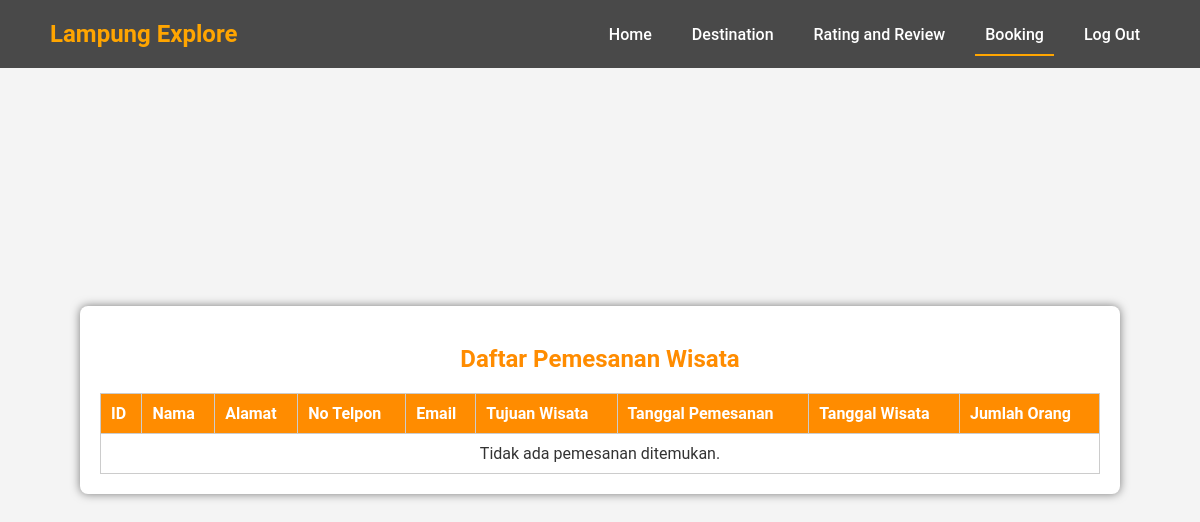
Page /LampungExplore/admin/booking-admin.php on the earlier database version.
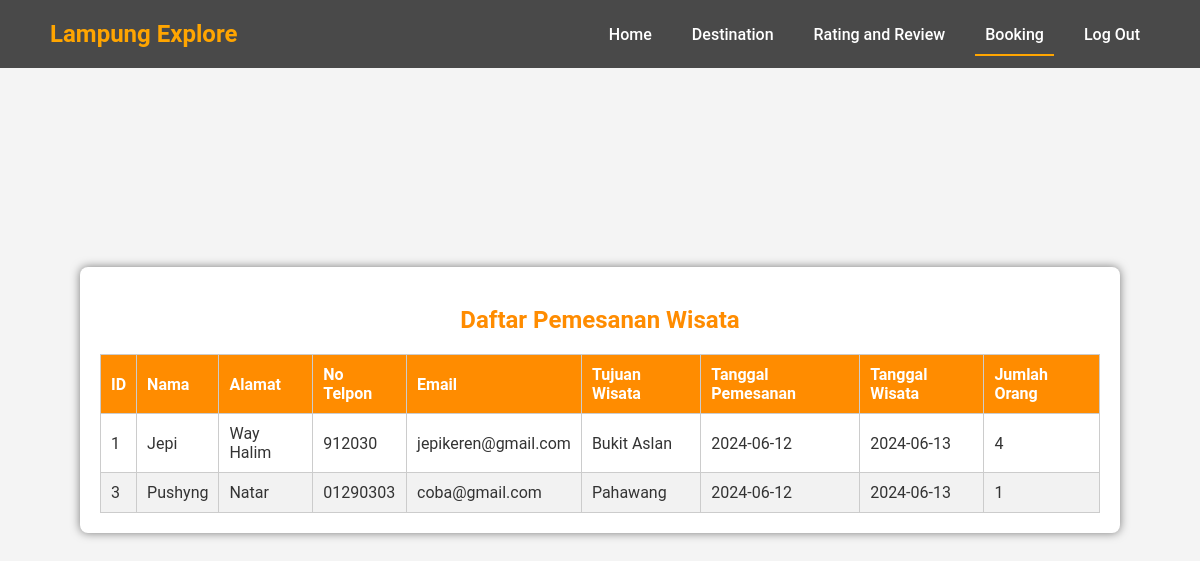
Same page on the later database version.
### tables this page shows
CREATE TABLE `booking` (
  `id` int(11) NOT NULL,
  `nama` varchar(255) NOT NULL,
  `alamat` text NOT NULL,
  `no_telpon` varchar(20) NOT NULL,
  `email` varchar(255) NOT NULL,
  `tujuan_wisata` varchar(255) NOT NULL,
  `tanggal_pemesanan` date NOT NULL,
  `tanggal_wisata` date NOT NULL,
  `jumlah_orang` int(11) NOT NULL
);

### LampungExplore/admin/booking-admin.php (the view, shortened to what this page needs)
<!DOCTYPE html>
<html lang="en">
<head>
</head>
<body>
<header>
        <div class="logo">Lampung Explore</div>
        <nav>
            <ul>
                <li><a href="dashboard-admin.php">Home</a></li>
                <li><a href="destination-admin.php">Destination</a></li>
                <li><a href="review-admin.php">Rating and Review</a></li>
                <li><a href="booking-admin.php" class="active">Booking</a></li>
                <li><a href="../index.php">Log Out</a></li>
            </ul>
        </nav>
    </header>
    <div class="container">
        <h2>Daftar Pemesanan Wisata</h2>
        <table>
            <thead>
                <tr>
                    <th>ID</th>
                    <th>Nama</th>
                    <th>Alamat</th>
                    <th>No Telpon</th>
                    <th>Email</th>
                    <th>Tujuan Wisata</th>
                    <th>Tanggal Pemesanan</th>
                    <th>Tanggal Wisata</th>
                    <th>Jumlah Orang</th>
                </tr>
            </thead>
            <tbody>
                <?php
                include '../conn/koneksi.php';
                $sql = "SELECT * FROM booking";
                $result = $mysqli->query($sql);
                if ($result->num_rows > 0) {
                    while($row = $result->fetch_assoc()) {
                        echo '<tr>';
                        echo '<td>' . $row["id"] . '</td>';
                        echo '<td>' . $row["nama"] . '</td>';
                        echo '<td>' . $row["alamat"] . '</td>';
                        echo '<td>' . $row["no_telpon"] . '</td>';
                        echo '<td>' . $row["email"] . '</td>';
                        echo '<td>' . $row["tujuan_wisata"] . '</td>';
                        echo '<td>' . $row["tanggal_pemesanan"] . '</td>';
                        echo '<td>' . $row["tanggal_wisata"] . '</td>';
                        echo '<td>' . $row["jumlah_orang"] . '</td>';
                        echo '</tr>';
                    }
                } else {
                    echo '<tr><td colspan="9" style="text-align:center;">Tidak ada pemesanan ditemukan.</td></tr>';
                }
                ?>
            </tbody>
        </table>
    </div>
</body>
</html>

Differences in the rows shown:
added booking: id "1", nama "Jepi", alamat "Way Halim", no_telpon "912030", email "jepikeren@gmail.com", tujuan_wisata "Bukit Aslan", tanggal_pemesanan "2024-06-12", tanggal_wisata "2024-06-13", jumlah_orang "4"
added booking: id "3", nama "Pushyng", alamat "Natar", no_telpon "01290303", email "coba@gmail.com", tujuan_wisata "Pahawang", tanggal_pemesanan "2024-06-12", tanggal_wisata "2024-06-13", jumlah_orang "1"
Other differences:
text no longer shown: "Tidak ada pemesanan ditemukan."
